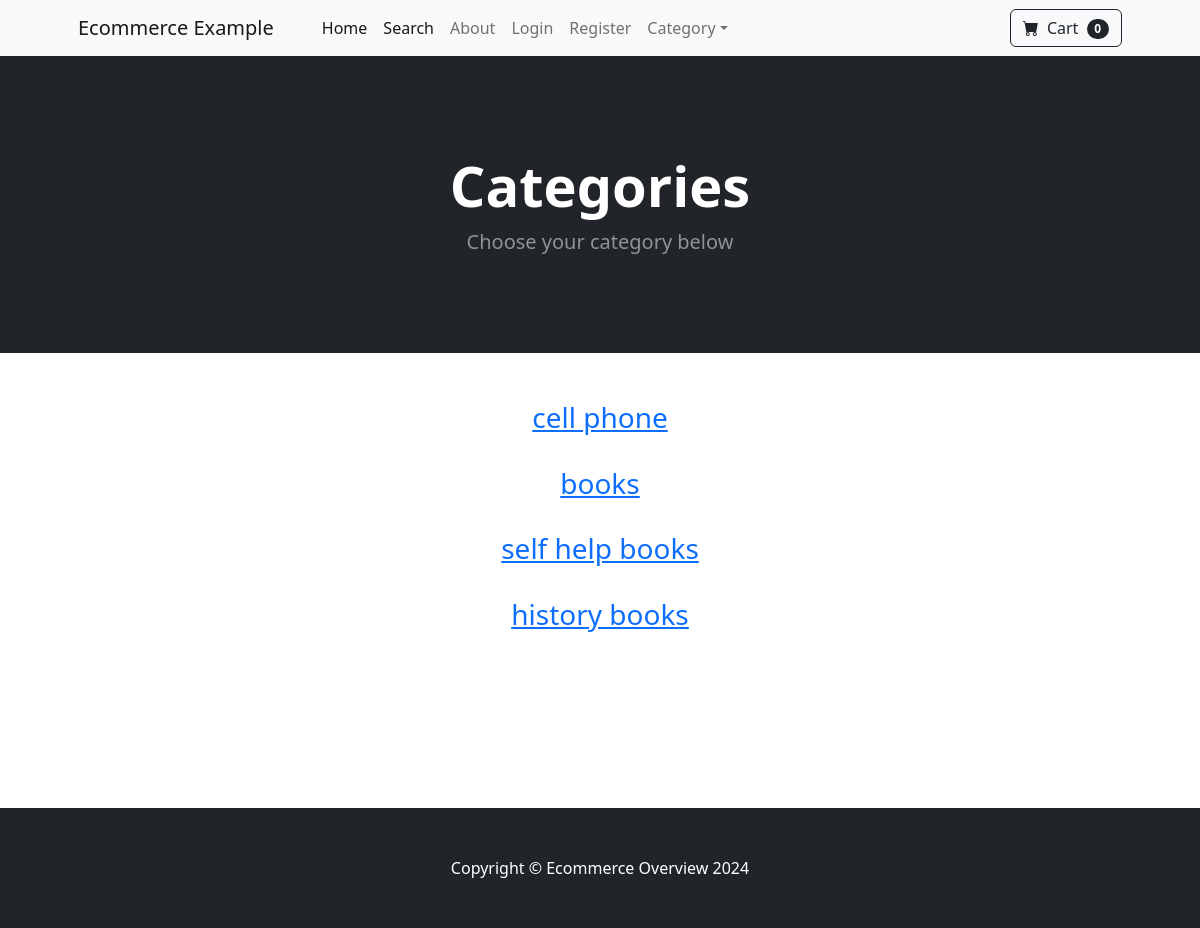
The app's page /category_summary/ with its own data.
### store/models.py (models this page shows)
class Category(models.Model):
    name = models.CharField(max_length=50)
    def __str__(self):
        return self.name
    class Meta:
        verbose_name_plural="categories"

### store/views.py (the view)
# urls.py: path('category_summary/', views.category_summary, name='category_summary'),
def category_summary(request):
    categories = Category.objects.all()
    return render(request, "category_summary.html", {'categories': categories})

### cart/cart.py (called while the page is built)
    def __len__(self):
        return len(self.cart)

### cart/context_processors.py (called while the page is built)
def cart(request):
    return {'cart': Cart(request)}

### store/templates/category_summary.html
{% extends 'base.html' %}
{% load static %}
{% block content %}
<header class="bg-dark py-5">
    <div class="container px-4 px-lg-5 my-5">
        <div class="text-center text-white">
            <h1 class="display-4 fw-bolder">Categories</h1>
            <p class="lead fw-normal text-white-50 mb-0">Choose your category below</p>
        </div>
    </div>
</header>
<div class="container">
    <div class="row>">
        <center>
            <div class="col-8">
                <br/><br/>
                {% if categories %}
                    {% for category in categories %}
                        <h3><a href="{% url 'category' category %}">{{category}}</a></h3>
                        <br/>
                    {% endfor %}
                {% endif %}
               <br/><br/><br/><br/><br/><br/>
            </div>
        </center>
    </div>
</div>
{% endblock %}

### records on screen
Category: name "cell phone"
Category: name "books"
Category: name "self help books"
Category: name "history books"

### other values on screen
{{ cart | length }} "0"
